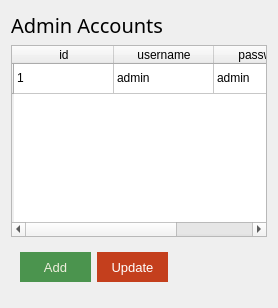
         <widget class="QWidget" name="tab_3">
          <attribute name="title">
           <string>Settings</string>
          </attribute>
          <layout class="QVBoxLayout" name="verticalLayout_4">
           <item>
            <widget class="QLabel" name="label_10">
             <property name="font">
              <font>
               <family>Segoe UI Light</family>
               <pointsize>15</pointsize>
               <weight>50</weight>
               <bold>false</bold>
              </font>
             </property>
             <property name="text">
              <string>Admin Accounts</string>
             </property>
            </widget>
           </item>
           <item>
            <widget class="QTableWidget" name="admin_table">
             <row>
              <property name="text">
               <string/>
              </property>
             </row>
             <column>
              <property name="text">
               <string>id</string>
              </property>
             </column>
             <column>
              <property name="text">
               <string>username</string>
              </property>
             </column>
             <column>
              <property name="text">
               <string>password</string>
              </property>
             </column>
             <item row="0" column="0">
              <property name="text">
               <string>1</string>
              </property>
             </item>
             <item row="0" column="1">
              <property name="text">
               <string>admin</string>
              </property>
             </item>
             <item row="0" column="2">
              <property name="text">
               <string>admin</string>
              </property>
             </item>
            </widget>
           </item>
           <item>
            <widget class="QWidget" name="widget_17" native="true">
             <layout class="QHBoxLayout" name="horizontalLayout_7">
              <item>
               <widget class="QPushButton" name="admin_add_button">
                <property name="minimumSize">
                 <size>
                  <width>71</width>
                  <height>30</height>
                 </size>
                </property>
                <property name="maximumSize">
                 <size>
                  <width>71</width>
                  <height>30</height>
                 </size>
                </property>
                <property name="font">
                 <font>
                  <family>Segoe UI</family>
                  <pointsize>10</pointsize>
                 </font>
                </property>
                <property name="styleSheet">
                 <string notr="true">color: rgb(238, 238, 220);
background-color: rgb(75, 148, 78);

border-radius : 0;
</string>
                </property>
                <property name="text">
                 <string>Add</string>
                </property>
                <property name="flat">
                 <bool>false</bool>
                </property>
               </widget>
              </item>
              <item>
               <widget class="QPushButton" name="admin_update_button">
                <property name="minimumSize">
                 <size>
                  <width>71</width>
                  <height>30</height>
                 </size>
                </property>
                <property name="maximumSize">
                 <size>
                  <width>71</width>
                  <height>30</height>
                 </size>
                </property>
                <property name="font">
                 <font>
                  <family>Segoe UI</family>
                  <pointsize>10</pointsize>
                 </font>
                </property>
                <property name="styleSheet">
                 <string notr="true">background-color: rgb(196, 63, 29);
color: rgb(255, 255, 255);
border-radius:0

</string>
                </property>
                <property name="text">
                 <string>Update</string>
                </property>
                <property name="flat">
                 <bool>false</bool>
                </property>
               </widget>
              </item>
              <item>
               <widget class="QWidget" name="widget_18" native="true">
                <widget class="QWidget" name="widget_21" native="true">
                 <property name="geometry">
                  <rect>
                   <x>140</x>
                   <y>10</y>
                   <width>459</width>
                   <height>13</height>
                  </rect>
                 </property>
                </widget>
               </widget>
              </item>
             </layout>
            </widget>
           </item>
           <item>
            <widget class="QWidget" name="widget_22" native="true">
             <widget class="QWidget" name="widget_23" native="true">
              <property name="geometry">
               <rect>
                <x>140</x>
                <y>10</y>
                <width>459</width>
                <height>13</height>
               </rect>
              </property>
             </widget>
             <widget class="QWidget" name="widget_24" native="true">
              <property name="geometry">
               <rect>
                <x>0</x>
                <y>0</y>
                <width>459</width>
                <height>13</height>
               </rect>
              </property>
              <widget class="QWidget" name="widget_37" native="true">
               <property name="geometry">
                <rect>
                 <x>140</x>
                 <y>10</y>
                 <width>459</width>
                 <height>13</height>
                </rect>
               </property>
              </widget>
             </widget>
            </widget>
           </item>
          </layout>
         </widget>
